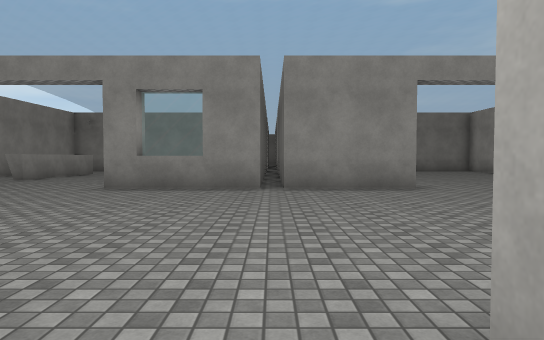
[1] (above)

24 first-person views from a walk through a 3-D level made in the Unity game engine. The camera is 1.3 m above the floor, tilts 2° down and sees 75° across. The floor is counted in squares, 2 m on a side. Each view is taken from the middle of a square. On the plan, view 1 faces up. The plan holds only what a view shows up to about 10 squares ahead; the rest is blank. The place goes on beyond the plan. Surface patterns are stand-ins for the level's own textures.

[2]
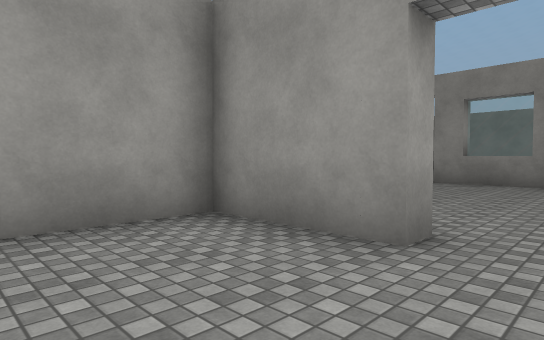

[3]
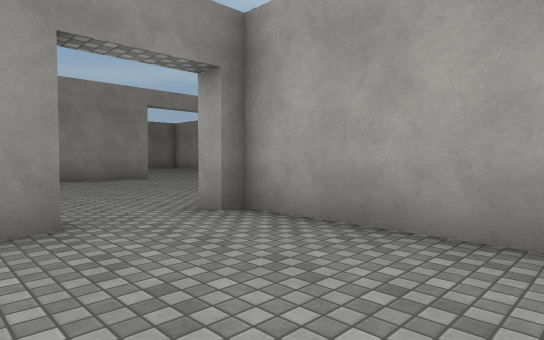

[4]
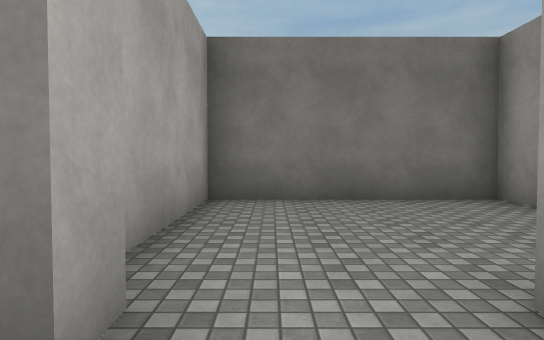

[5]
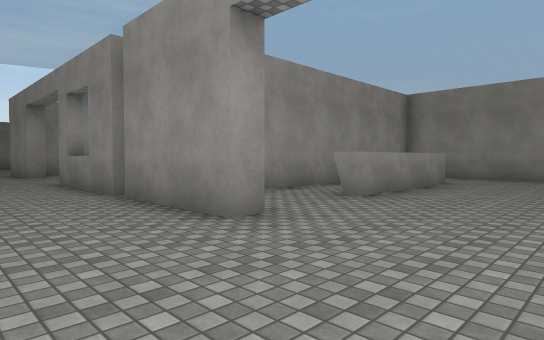

[6]
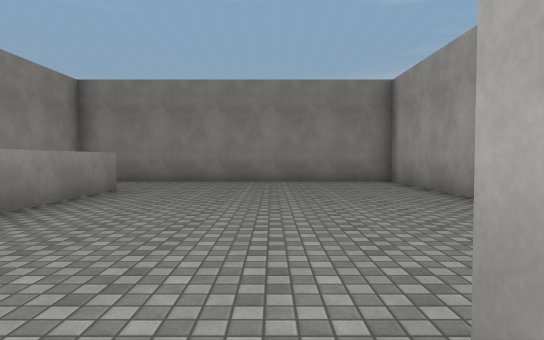

[7]
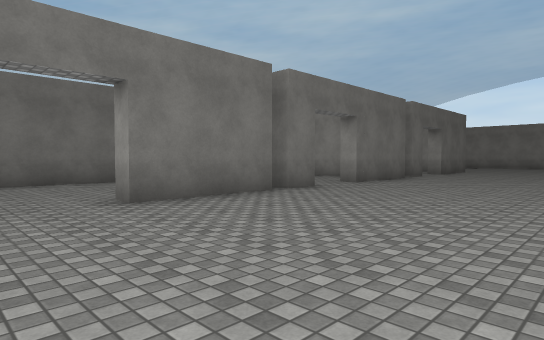

[8]
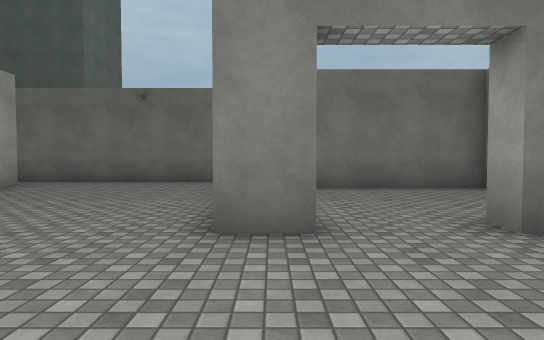

[9]
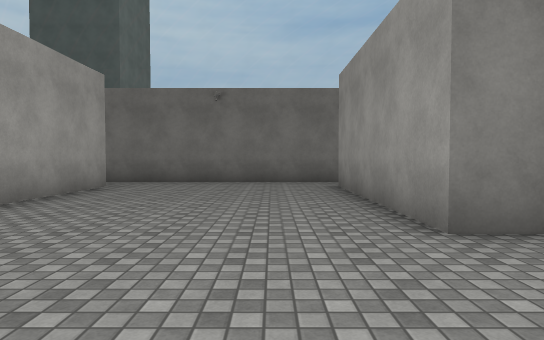

[10]
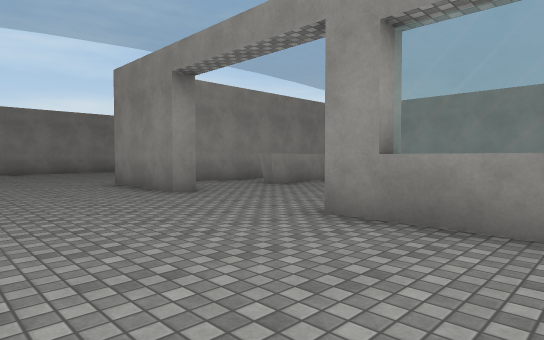

[11]
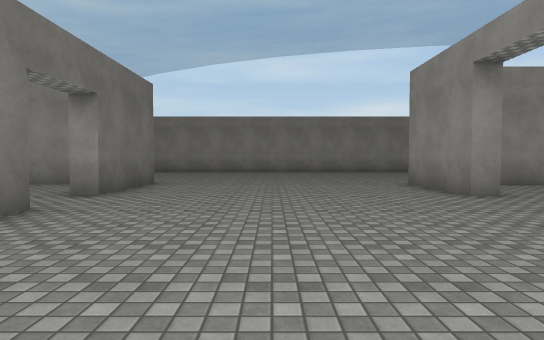

[12]
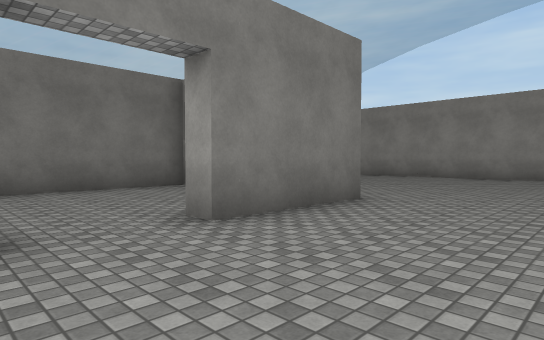

[13]
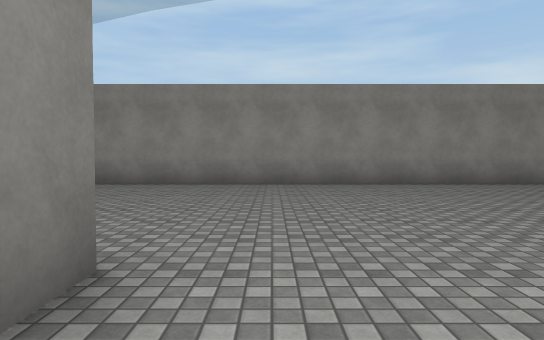

[14]
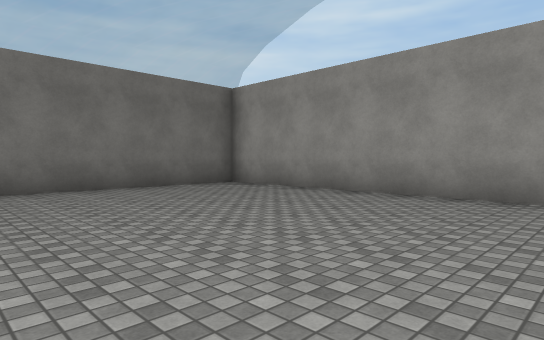

[15]
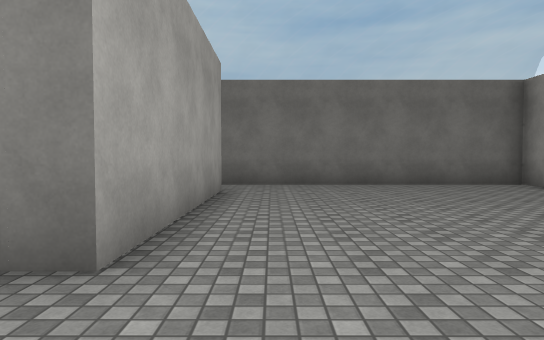

[16]
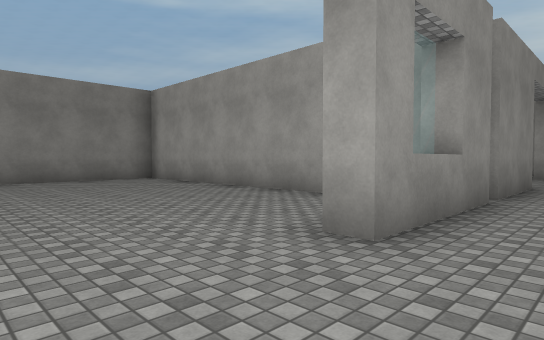

[17]
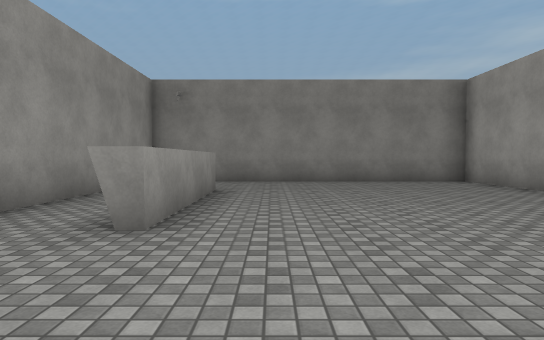

[18]
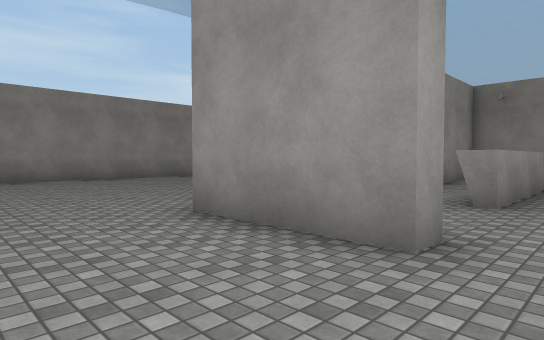

[19]
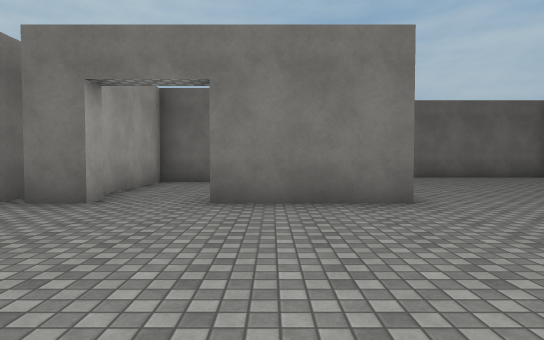

[20]
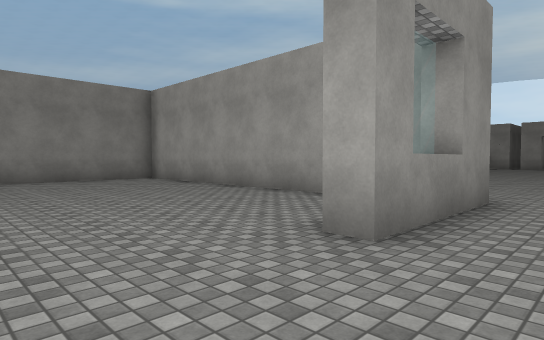

[21]
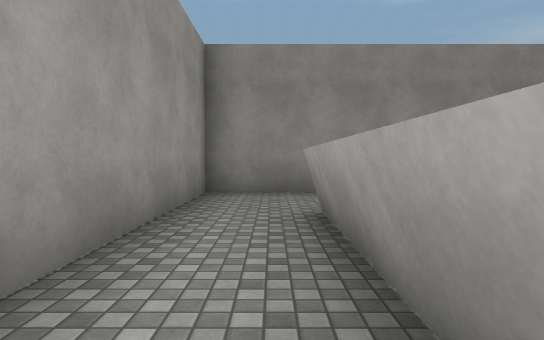

[22]
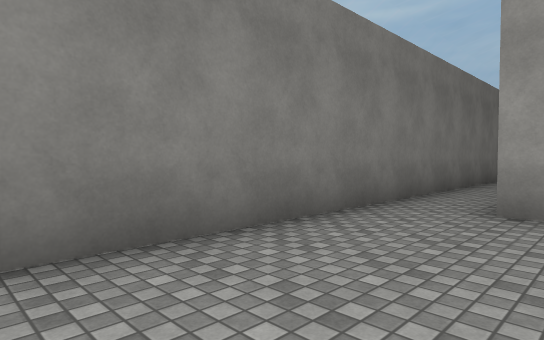

[23]
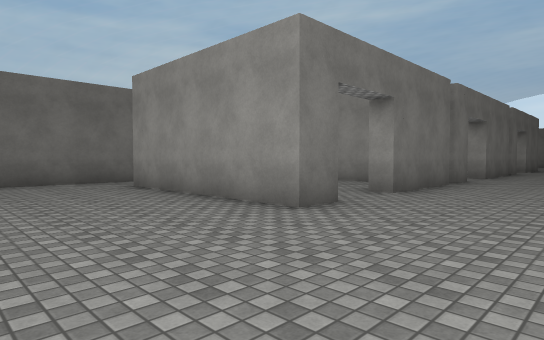

[24]
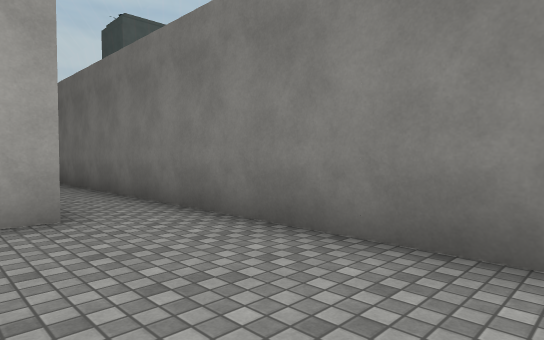

### Floor plan
Points are (right, up) in squares from view 1. A wall is a line through its corners. A room is listed if a view was taken in it or the views show most of it. See-through windows are left out.
Room 1 (views 1, 2, 3)
walls: (-1.1, 0.5) (-3.5, 0.5) (-3.5, -3.5) (1, -3.5) (1, 0.5)
ways out: opening at (-0.5, 1) to room 2
Room 2 (views 4, 5, 6, 7, 8, 9, 10, 11, 12, 13, 14, 15, 16, 17, 18, 19, 20, 21, 22, 23, 24)
walls: (-0.7, 9.9) (-0.7, 16.6) (-8.3, 16.6); (2.9, 14.2) (2.9, 10.1) (2.4, 10.1) (2.4, 14.2); (-7.1, 14.1) (-7.1, 10.1) (-7.8, 10.1); (-0.2, 7.4) (-3.5, 7.4) (-3.5, 7.9); (2.9, 7.9) (2.9, 7.4) (0.3, 7.4) (0.3, 9.8); (-7.1, 8) (-7.1, 7.4); (-6.9, 7.4) (-9.8, 7.4); (-9.2, 15.9) (-9.2, 9.3); (9.3, 9.9) (9.3, 16.6) (0.8, 16.6) (0.8, 10); (-2.2, 1) (-1.1, 1) (-1.1, 0.5); (1.9, 1) (4.9, 1) (4.9, 0.5); (0.6, 0.4) (0.6, 1) (1.5, 1); (-5.4, 0.5) (-5.4, 1) (-4.5, 1); (9.7, 7.4) (6.5, 7.4) (6.5, 7.9); (6.5, 1) (7.5, 1) (7.5, -4); (-17, 9) (-17, -5.5) (-4, -5.5); (0.8, -5.5) (13.5, -5.5); (-10, -4.1) (-10, 1) (-7.1, 1) (-7.1, 0.5); (12.7, -4) (12.7, -0.8)
ways out: opening at (-0.5, 1) to room 1; opening at (5.5, 1) to room 3; opening at (-6.5, 1) to room 4
Room 3 (no view inside)
walls: (2.5, -0.8) (2.5, -1.6); (2.5, -3.5) (6.1, -3.5)
ways out: opening at (5.5, 1) to room 2
Room 4 (no view inside)
walls: (-9.5, -0.8) (-9.5, -1.9); (-9.6, -3.5) (-5, -3.5) (-5, -0.2)
ways out: opening at (-6.5, 1) to room 2

Positions as (right, up) in squares from view 1, and headings:
1: (0, 0), facing up
2: (0, -2), facing up-left
3: (-2, -3), facing up-right
4: (0, 2), facing down
5: (6, 5), facing up-left
6: (6, 7), facing up
7: (7, 6), facing down-left
8: (7, 4), facing down
9: (9, 4), facing down
10: (-1, 4), facing up-left
11: (-1, 4), facing left
12: (-5, 4), facing down-left
13: (-8, 2), facing left
14: (-11, 2), facing down-left
15: (-11, 3), facing down
16: (-6, 6), facing up-right
17: (-6, 7), facing up
18: (-6, 5), facing up-left
19: (-8, 6), facing down
20: (4, 6), facing up-right
21: (2, 10), facing up
22: (12, -3), facing down-left
23: (11, 4), facing down-left
24: (-14, -3), facing down-right
